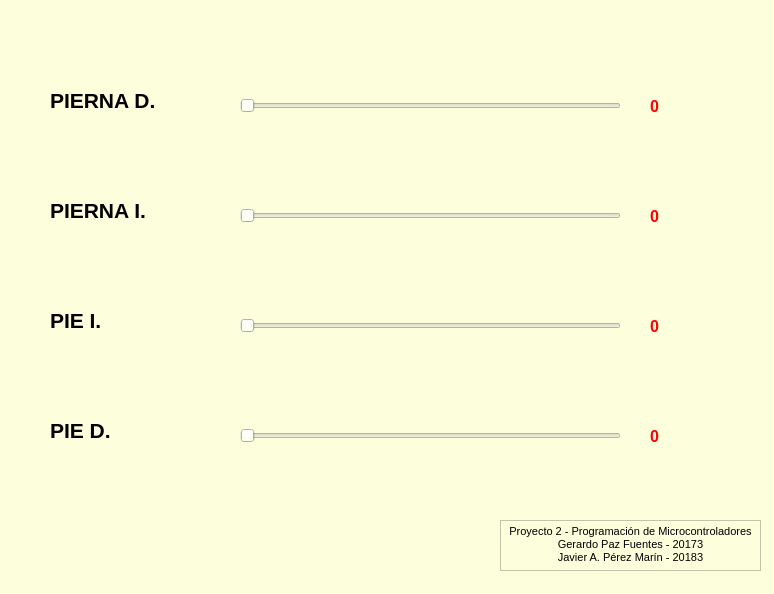
<?xml version="1.0" encoding="UTF-8"?>
<ui version="4.0">
 <class>MainWindow</class>
 <widget class="QMainWindow" name="MainWindow">
  <property name="geometry">
   <rect>
    <x>0</x>
    <y>0</y>
    <width>774</width>
    <height>594</height>
   </rect>
  </property>
  <property name="windowTitle">
   <string>MainWindow</string>
  </property>
  <property name="styleSheet">
   <string notr="true">background-color: rgb(252, 254, 220);</string>
  </property>
  <widget class="QWidget" name="centralwidget">
   <widget class="QSlider" name="servo1">
    <property name="geometry">
     <rect>
      <x>240</x>
      <y>70</y>
      <width>381</width>
      <height>71</height>
     </rect>
    </property>
    <property name="autoFillBackground">
     <bool>false</bool>
    </property>
    <property name="styleSheet">
     <string notr="true"/>
    </property>
    <property name="orientation">
     <enum>Qt::Horizontal</enum>
    </property>
   </widget>
   <widget class="QSlider" name="servo2">
    <property name="geometry">
     <rect>
      <x>240</x>
      <y>180</y>
      <width>381</width>
      <height>71</height>
     </rect>
    </property>
    <property name="orientation">
     <enum>Qt::Horizontal</enum>
    </property>
   </widget>
   <widget class="QSlider" name="servo3">
    <property name="geometry">
     <rect>
      <x>240</x>
      <y>290</y>
      <width>381</width>
      <height>71</height>
     </rect>
    </property>
    <property name="orientation">
     <enum>Qt::Horizontal</enum>
    </property>
   </widget>
   <widget class="QSlider" name="servo4">
    <property name="geometry">
     <rect>
      <x>240</x>
      <y>400</y>
      <width>381</width>
      <height>71</height>
     </rect>
    </property>
    <property name="orientation">
     <enum>Qt::Horizontal</enum>
    </property>
   </widget>
   <widget class="QLabel" name="lbl_s1">
    <property name="geometry">
     <rect>
      <x>650</x>
      <y>100</y>
      <width>47</width>
      <height>13</height>
     </rect>
    </property>
    <property name="font">
     <font>
      <pointsize>12</pointsize>
      <weight>75</weight>
      <bold>true</bold>
     </font>
    </property>
    <property name="styleSheet">
     <string notr="true">color: rgb(255, 0, 0);</string>
    </property>
    <property name="text">
     <string>0</string>
    </property>
   </widget>
   <widget class="QLabel" name="lbl_s2">
    <property name="geometry">
     <rect>
      <x>650</x>
      <y>210</y>
      <width>47</width>
      <height>13</height>
     </rect>
    </property>
    <property name="font">
     <font>
      <pointsize>12</pointsize>
      <weight>75</weight>
      <bold>true</bold>
     </font>
    </property>
    <property name="styleSheet">
     <string notr="true">color: rgb(255, 0, 0);</string>
    </property>
    <property name="text">
     <string>0</string>
    </property>
   </widget>
   <widget class="QLabel" name="lbl_s3">
    <property name="geometry">
     <rect>
      <x>650</x>
      <y>320</y>
      <width>47</width>
      <height>13</height>
     </rect>
    </property>
    <property name="font">
     <font>
      <pointsize>12</pointsize>
      <weight>75</weight>
      <bold>true</bold>
     </font>
    </property>
    <property name="styleSheet">
     <string notr="true">color: rgb(255, 0, 0);</string>
    </property>
    <property name="text">
     <string>0</string>
    </property>
   </widget>
   <widget class="QLabel" name="lbl_s4">
    <property name="geometry">
     <rect>
      <x>650</x>
      <y>430</y>
      <width>47</width>
      <height>13</height>
     </rect>
    </property>
    <property name="font">
     <font>
      <pointsize>12</pointsize>
      <weight>75</weight>
      <bold>true</bold>
     </font>
    </property>
    <property name="styleSheet">
     <string notr="true">color: rgb(255, 0, 0);</string>
    </property>
    <property name="text">
     <string>0</string>
    </property>
   </widget>
   <widget class="QLabel" name="label_5">
    <property name="geometry">
     <rect>
      <x>50</x>
      <y>90</y>
      <width>171</width>
      <height>21</height>
     </rect>
    </property>
    <property name="font">
     <font>
      <pointsize>16</pointsize>
      <weight>75</weight>
      <italic>false</italic>
      <bold>true</bold>
      <strikeout>false</strikeout>
     </font>
    </property>
    <property name="text">
     <string>PIERNA D.</string>
    </property>
   </widget>
   <widget class="QLabel" name="label_6">
    <property name="geometry">
     <rect>
      <x>50</x>
      <y>200</y>
      <width>171</width>
      <height>21</height>
     </rect>
    </property>
    <property name="font">
     <font>
      <pointsize>16</pointsize>
      <weight>75</weight>
      <bold>true</bold>
     </font>
    </property>
    <property name="text">
     <string>PIERNA I.</string>
    </property>
   </widget>
   <widget class="QLabel" name="label_7">
    <property name="geometry">
     <rect>
      <x>50</x>
      <y>310</y>
      <width>141</width>
      <height>21</height>
     </rect>
    </property>
    <property name="font">
     <font>
      <pointsize>16</pointsize>
      <weight>75</weight>
      <bold>true</bold>
     </font>
    </property>
    <property name="text">
     <string>PIE I.</string>
    </property>
   </widget>
   <widget class="QLabel" name="label_8">
    <property name="geometry">
     <rect>
      <x>50</x>
      <y>420</y>
      <width>151</width>
      <height>21</height>
     </rect>
    </property>
    <property name="font">
     <font>
      <pointsize>16</pointsize>
      <weight>75</weight>
      <bold>true</bold>
     </font>
    </property>
    <property name="text">
     <string>PIE D.</string>
    </property>
   </widget>
   <widget class="QTextBrowser" name="textBrowser">
    <property name="geometry">
     <rect>
      <x>500</x>
      <y>520</y>
      <width>261</width>
      <height>51</height>
     </rect>
    </property>
    <property name="html">
     <string>&lt;!DOCTYPE HTML PUBLIC &quot;-//W3C//DTD HTML 4.0//EN&quot; &quot;http://www.w3.org/TR/REC-html40/strict.dtd&quot;&gt;
&lt;html&gt;&lt;head&gt;&lt;meta name=&quot;qrichtext&quot; content=&quot;1&quot; /&gt;&lt;style type=&quot;text/css&quot;&gt;
p, li { white-space: pre-wrap; }
&lt;/style&gt;&lt;/head&gt;&lt;body style=&quot; font-family:'MS Shell Dlg 2'; font-size:8.25pt; font-weight:400; font-style:normal;&quot;&gt;
&lt;p align=&quot;center&quot; style=&quot; margin-top:0px; margin-bottom:0px; margin-left:0px; margin-right:0px; -qt-block-indent:0; text-indent:0px;&quot;&gt;Proyecto 2 - Programación de Microcontroladores&lt;/p&gt;
&lt;p align=&quot;center&quot; style=&quot; margin-top:0px; margin-bottom:0px; margin-left:0px; margin-right:0px; -qt-block-indent:0; text-indent:0px;&quot;&gt;Gerardo Paz Fuentes - 20173&lt;/p&gt;
&lt;p align=&quot;center&quot; style=&quot; margin-top:0px; margin-bottom:0px; margin-left:0px; margin-right:0px; -qt-block-indent:0; text-indent:0px;&quot;&gt;Javier A. Pérez Marín - 20183&lt;/p&gt;&lt;/body&gt;&lt;/html&gt;</string>
    </property>
   </widget>
  </widget>
  <widget class="QStatusBar" name="statusbar"/>
 </widget>
 <resources>
  <include location="extras/prueba.qrc"/>
 </resources>
 <connections/>
</ui>
